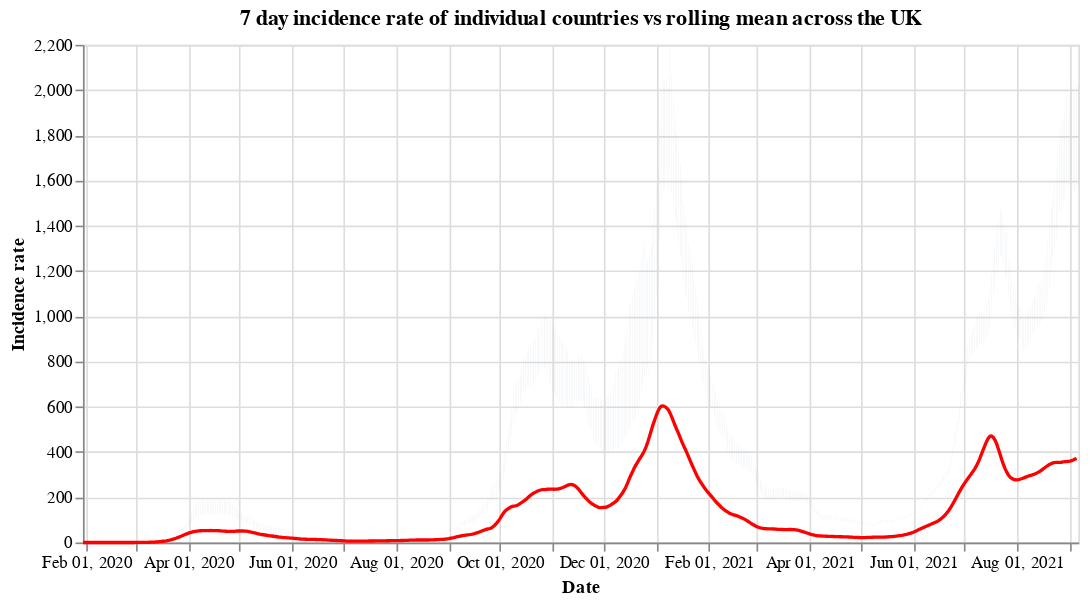

Notebook code for this chart:
### Code cell
#collapse
countries = uk_cases['areaName'].unique()
countries.sort()

selection = alt.selection_single(
    name='Select',
    fields=['areaName'],
    init={'areaName': 'Wales'},
    bind={'areaName': alt.binding_select(options=countries)}
)

# scatter plot, modify opacity based on selection
bars = alt.Chart(uk_cases).mark_bar().add_selection(
    selection
).encode(
    x=alt.X("yearmonthdate(date):T", axis=alt.Axis(title='Date')),
    y=alt.Y("weeklyCasesRate:Q", axis=alt.Axis(title='Incidence rate')),
    tooltip='weeklyCasesRate:Q',
    opacity=alt.condition(selection, alt.value(1), alt.value(0))
).properties(title=f'7 day incidence rate of individual countries vs rolling mean across the UK', width=600)

line = alt.Chart(overview_cases).mark_line(
    color='red',
    size=2,
).transform_window(
    rolling_mean='mean(weeklyCasesRate)',
    frame=[0, 7]
).encode(
    x='yearmonthdate(date):T',
    y='rolling_mean:Q'
)

alt.layer(bars, line)

### Figure 1 — Vega-Lite specification as saved in the notebook (floating-point values rounded to 4 significant figures; data arrays with more than 128 entries replaced by an {"elided": "..."} marker saying what was removed)
{"config": {"view": {"continuousWidth": 400, "continuousHeight": 300}}, "layer": [{"data": {"name": "data-24f5f5e9d344e3c0a919cfa35fbf4e6d"}, "mark": "bar", "encoding": {"opacity": {"condition": {"value": 1, "selection": "Select"}, "value": 0}, "tooltip": {"type": "quantitative", "field": "weeklyCasesRate"}, "x": {"type": "temporal", "axis": {"title": "Date"}, "field": "date", "timeUnit": "yearmonthdate"}, "y": {"type": "quantitative", "axis": {"title": "Incidence rate"}, "field": "weeklyCasesRate"}}, "selection": {"Select": {"type": "single", "fields": ["areaName"], "init": {"areaName": "Wales"}, "bind": {"areaName": {"input": "select", "options": ["England", "Northern Ireland", "Scotland", "Wales"]}}}}, "title": "7 day incidence rate of individual countries vs rolling mean across the UK", "width": 600}, {"data": {"name": "data-8b7138f0c71de330554db8c81b63cd57"}, "mark": {"type": "line", "color": "red", "size": 2}, "encoding": {"x": {"type": "temporal", "field": "date", "timeUnit": "yearmonthdate"}, "y": {"type": "quantitative", "field": "rolling_mean"}}, "transform": [{"window": [{"op": "mean", "field": "weeklyCasesRate", "as": "rolling_mean"}], "frame": [0, 7]}]}], "$schema": "https://vega.github.io/schema/vega-lite/v4.8.1.json", "datasets": {"data-24f5f5e9d344e3c0a919cfa35fbf4e6d": {"elided": "2248 records"}, "data-8b7138f0c71de330554db8c81b63cd57": {"elided": "585 records"}}}
